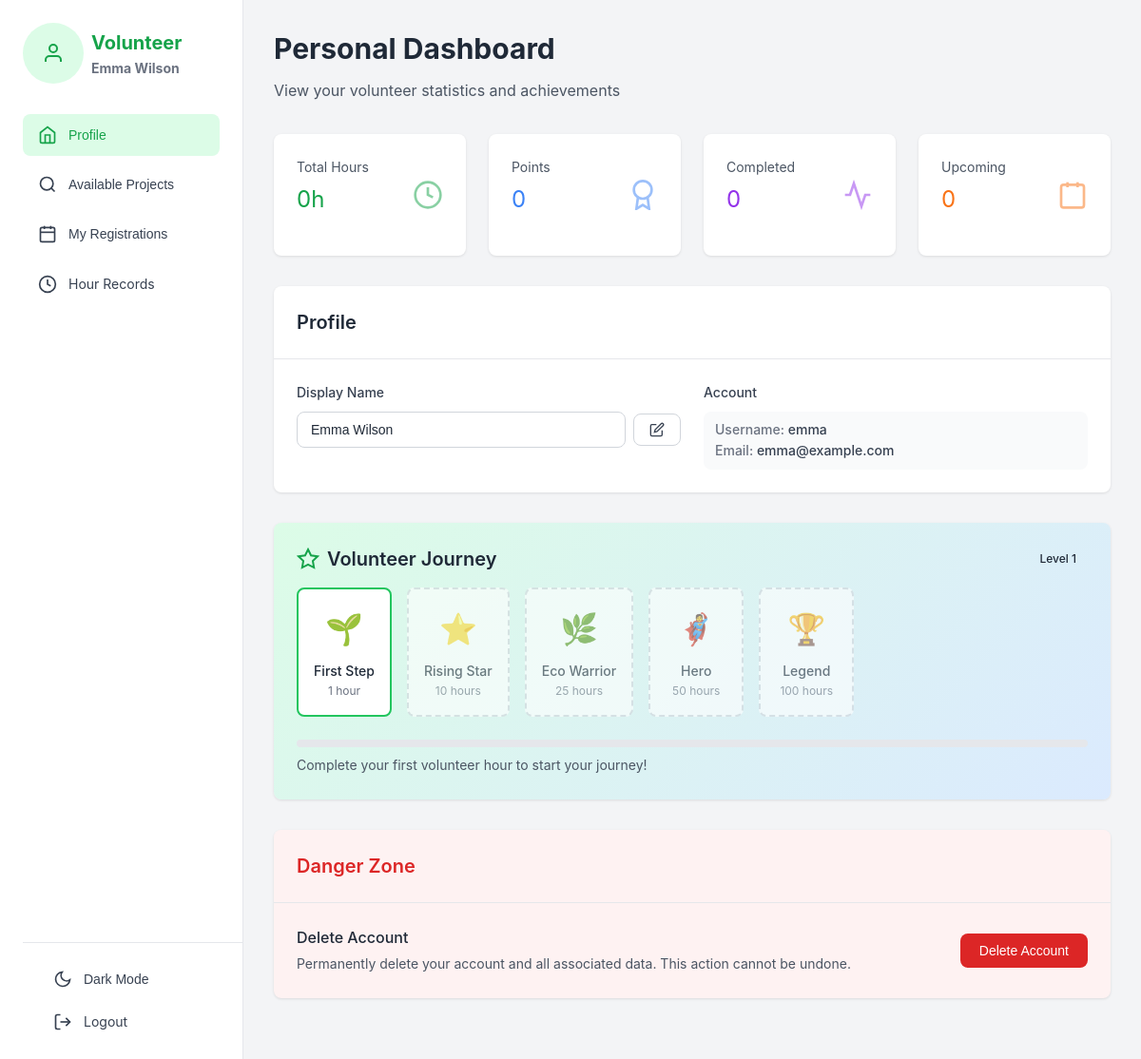
/participant/dashboard (signed in), run on the app's committed database.
### models.py (models this page shows, shortened)
class User(UserMixin, db.Model):
    id = db.Column(db.Integer, primary_key=True)
    username = db.Column(db.String(80), unique=True, nullable=False)
    email = db.Column(db.String(120), unique=True, nullable=False)
    password_hash = db.Column(db.String(200), nullable=False)
    user_type = db.Column(db.String(20), nullable=False)  # participant, organization, admin
    display_name = db.Column(db.String(120))
    description = db.Column(db.Text)
    is_active = db.Column(db.Boolean, default=True, nullable=False)
    ban_reason = db.Column(db.String(500))  # Reason for ban (shown to user)
    ban_until = db.Column(db.DateTime)  # NULL = permanent ban when is_active=False
    created_at = db.Column(db.DateTime, default=datetime.utcnow)
    projects = relationship('Project', backref='organization', lazy=True)
    registrations = relationship('Registration', backref='user', lazy=True)
    volunteer_records = relationship('VolunteerRecord', backref='user', lazy=True)

### api/views.py (the view)
@bp.route('/participant/dashboard')
@login_required
def participant_dashboard():
    if current_user.user_type != 'participant':
        return redirect(url_for('auth.login'))
    return render_template('participant_dashboard.html', user=current_user)

### templates/participant_dashboard.html (shortened to what this page needs)
<!DOCTYPE html>
<html lang="en">
<head>
    <link rel="stylesheet" href="{{ url_for('static', filename='css/base.css') }}">
    <link rel="stylesheet" href="{{ url_for('static', filename='css/components.css') }}">
    <link rel="stylesheet" href="{{ url_for('static', filename='css/layout.css') }}">
    <link rel="stylesheet" href="{{ url_for('static', filename='css/pages.css') }}">
    <link rel="stylesheet" href="{{ url_for('static', filename='css/dark-theme.css') }}">
</head>
<body class="bg-subtle">
    <aside class="sidebar">
        <div class="sidebar-header">
            <div class="flex items-center gap-2 mb-2">
                <div style="display: flex; align-items: center; gap: 0.5rem;">
                    <div class="icon-container icon-container-lg icon-container-green">
                        <svg xmlns="http://www.w3.org/2000/svg" width="24" height="24" viewBox="0 0 24 24" fill="none"
                            stroke="currentColor" stroke-width="2" style="color: var(--primary-green);">
                            <path d="M20 21v-2a4 4 0 0 0-4-4H8a4 4 0 0 0-4 4v2" />
                            <circle cx="12" cy="7" r="4" />
                        </svg>
                    </div>
                    <div>
                        <div>Volunteer</div>
                        <div class="text-sm text-gray-500" id="sidebar-username">{{ user.display_name or user.username
                            }}</div>
                    </div>
                </div>
            </div>
        </div>
        <nav class="sidebar-nav">
            <button class="nav-item active" data-tab="overview">
                <svg xmlns="http://www.w3.org/2000/svg" width="20" height="20" viewBox="0 0 24 24" fill="none"
                    stroke="currentColor" stroke-width="2">
                    <path d="M3 9l9-7 9 7v11a2 2 0 0 1-2 2H5a2 2 0 0 1-2-2z" />
                    <polyline points="9 22 9 12 15 12 15 22" />
                </svg>
                <span>Profile</span>
            </button>
            <button class="nav-item" data-tab="browse">
                <svg xmlns="http://www.w3.org/2000/svg" width="20" height="20" viewBox="0 0 24 24" fill="none"
                    stroke="currentColor" stroke-width="2">
                    <circle cx="11" cy="11" r="8" />
                    <path d="m21 21-4.35-4.35" />
                </svg>
                <span>Available Projects</span>
            </button>
            <button class="nav-item" data-tab="registrations">
                <svg xmlns="http://www.w3.org/2000/svg" width="20" height="20" viewBox="0 0 24 24" fill="none"
                    stroke="currentColor" stroke-width="2">
                    <rect x="3" y="4" width="18" height="18" rx="2" ry="2" />
                    <line x1="16" y1="2" x2="16" y2="6" />
                    <line x1="8" y1="2" x2="8" y2="6" />
                    <line x1="3" y1="10" x2="21" y2="10" />
                </svg>
                <span>My Registrations</span>
            </button>
            <a href="/volunteer-record" class="nav-item">
                <svg xmlns="http://www.w3.org/2000/svg" width="20" height="20" viewBox="0 0 24 24" fill="none"
                    stroke="currentColor" stroke-width="2">
                    <circle cx="12" cy="12" r="10" />
                    <polyline points="12 6 12 12 16 14" />
                </svg>
                <span>Hour Records</span>
            </a>
        </nav>
        <div class="sidebar-bottom">
            <a href="/logout" class="nav-item">
                <svg xmlns="http://www.w3.org/2000/svg" width="20" height="20" viewBox="0 0 24 24" fill="none"
                    stroke="currentColor" stroke-width="2">
                    <path d="M9 21H5a2 2 0 0 1-2-2V5a2 2 0 0 1 2-2h4" />
                    <polyline points="16 17 21 12 16 7" />
                    <line x1="21" y1="12" x2="9" y2="12" />
                </svg>
                <span>Logout</span>
            </a>
        </div>
    </aside>
    <main class="main-content">
        <div class="tab-content active" id="overview-tab">
            <div class="mb-8">
                <h2>Personal Dashboard</h2>
                <p class="text-gray-600">View your volunteer statistics and achievements</p>
            </div>
            <div class="grid grid-cols-4 mb-8">
                <div class="card">
                    <div class="card-content">
                        <div class="flex items-center justify-between">
                            <div>
                                <p class="text-sm text-gray-600 mb-1">Total Hours</p>
                                <p style="font-size: 1.5rem; color: var(--primary-green);" id="stat-total-hours">0h</p>
                            </div>
                            <svg xmlns="http://www.w3.org/2000/svg" width="32" height="32" viewBox="0 0 24 24"
                                fill="none" stroke="currentColor" stroke-width="2"
                                style="color: var(--primary-green); opacity: 0.5;">
                                <circle cx="12" cy="12" r="10" />
                                <polyline points="12 6 12 12 16 14" />
                            </svg>
                        </div>
                    </div>
                </div>
                <div class="card">
                    <div class="card-content">
                        <div class="flex items-center justify-between">
                            <div>
                                <p class="text-sm text-gray-600 mb-1">Points</p>
                                <p style="font-size: 1.5rem; color: var(--secondary-blue);" id="stat-total-points">0</p>
                            </div>
                            <svg xmlns="http://www.w3.org/2000/svg" width="32" height="32" viewBox="0 0 24 24"
                                fill="none" stroke="currentColor" stroke-width="2"
                                style="color: var(--secondary-blue); opacity: 0.5;">
                                <circle cx="12" cy="8" r="7" />
                                <polyline points="8.21 13.89 7 23 12 20 17 23 15.79 13.88" />
                            </svg>
                        </div>
                    </div>
                </div>
                <div class="card">
                    <div class="card-content">
                        <div class="flex items-center justify-between">
                            <div>
                                <p class="text-sm text-gray-600 mb-1">Completed</p>
                                <p style="font-size: 1.5rem; color: var(--accent-purple);" id="stat-completed">0</p>
                            </div>
                            <svg xmlns="http://www.w3.org/2000/svg" width="32" height="32" viewBox="0 0 24 24"
                                fill="none" stroke="currentColor" stroke-width="2"
                                style="color: var(--accent-purple); opacity: 0.5;">
                                <polyline points="22 12 18 12 15 21 9 3 6 12 2 12" />
                            </svg>
                        </div>
                    </div>
                </div>
                <div class="card">
                    <div class="card-content">
                        <div class="flex items-center justify-between">
                            <div>
                                <p class="text-sm text-gray-600 mb-1">Upcoming</p>
                                <p style="font-size: 1.5rem; color: var(--accent-orange);" id="stat-upcoming">0</p>
                            </div>
                            <svg xmlns="http://www.w3.org/2000/svg" width="32" height="32" viewBox="0 0 24 24"
                                fill="none" stroke="currentColor" stroke-width="2"
                                style="color: var(--accent-orange); opacity: 0.5;">
                                <rect x="3" y="4" width="18" height="18" rx="2" ry="2" />
                                <line x1="16" y1="2" x2="16" y2="6" />
                                <line x1="8" y1="2" x2="8" y2="6" />
                            </svg>
                        </div>
                    </div>
                </div>
            </div>
            <div class="card mb-8">
                <div class="card-header">
                    <h3 style="margin: 0;">Profile</h3>
                </div>
                <div class="card-content">
                    <div class="grid grid-cols-2" style="gap: 1.5rem;">
                        <div>
                            <label class="form-label">Display
                                Name</label>
                            <div class="flex items-center gap-2" id="display-name-container">
                                <input type="text" id="display-name-input" class="form-input-readonly"
                                    value="{{ user.display_name or '' }}" placeholder="{{ user.username }}" disabled
                                    style="flex: 1;" maxlength="120" />
                                <button id="edit-display-name-btn" class="btn btn-outline"
                                    style="padding: 0.5rem 1rem; font-size: 0.875rem;">
                                    <svg xmlns="http://www.w3.org/2000/svg" width="16" height="16" viewBox="0 0 24 24"
                                        fill="none" stroke="currentColor" stroke-width="2">
                                        <path d="M11 4H4a2 2 0 0 0-2 2v14a2 2 0 0 0 2 2h14a2 2 0 0 0 2-2v-7" />
                                        <path d="M18.5 2.5a2.121 2.121 0 0 1 3 3L12 15l-4 1 1-4 9.5-9.5z" />
                                    </svg>
                                </button>
                            </div>
                        </div>
                        <div>
                            <label class="form-label">Account</label>
                            <div class="form-display">
                                <div class="form-display-value">
                                    <span class="form-display-label">Username:</span> <span>{{ user.username }}</span>
                                </div>
                                <div class="form-display-value">
                                    <span class="form-display-label">Email:</span> <span>{{ user.email }}</span>
                                </div>
                            </div>
                        </div>
                    </div>
                </div>
            </div>
            <div class="card journey-card mb-8">
                <div class="card-content">
                    <div class="flex items-center justify-between mb-4">
                        <h3 style="margin: 0; display: flex; align-items: center; gap: 0.5rem;">
                            <svg xmlns="http://www.w3.org/2000/svg" width="24" height="24" viewBox="0 0 24 24"
                                fill="none" stroke="currentColor" stroke-width="2" style="color: var(--primary-green);">
                                <path
                                    d="M12 2l3.09 6.26L22 9.27l-5 4.87 1.18 6.88L12 17.77l-6.18 3.25L7 14.14 2 9.27l6.91-1.01L12 2z" />
                            </svg>
                            Volunteer Journey
                        </h3>
                        <span class="badge badge-primary" id="volunteer-level">Level 1</span>
                    </div>
                    <div style="display: flex; gap: 1rem; overflow-x: auto; padding-bottom: 0.5rem;">
                        <div class="milestone-card completed" id="milestone-1">
                            <div class="milestone-emoji">🌱</div>
                            <div class="milestone-title">First Step</div>
                            <div class="milestone-hours">1 hour</div>
                        </div>
                        <div class="milestone-card" id="milestone-2">
                            <div class="milestone-emoji">⭐</div>
                            <div class="milestone-title">Rising Star</div>
                            <div class="milestone-hours">10 hours</div>
                        </div>
                        <div class="milestone-card" id="milestone-3">
                            <div class="milestone-emoji">🌿</div>
                            <div class="milestone-title">Eco Warrior</div>
                            <div class="milestone-hours">25 hours</div>
                        </div>
                        <div class="milestone-card" id="milestone-4">
                            <div class="milestone-emoji">🦸</div>
                            <div class="milestone-title">Hero</div>
                            <div class="milestone-hours">50 hours</div>
                        </div>
                        <div class="milestone-card" id="milestone-5">
                            <div class="milestone-emoji">🏆</div>
                            <div class="milestone-title">Legend</div>
                            <div class="milestone-hours">100 hours</div>
                        </div>
                    </div>
                    <div style="margin-top: 1rem;">
                        <div class="progress-bar" style="height: 8px;">
                        </div>
                        <div class="text-sm text-gray-600 mt-2" id="journey-text">Complete your first volunteer hour to
                            start your journey!</div>
                    </div>
                </div>
            </div>
            <div class="card card-danger mb-8">
                <div class="card-header card-danger-header">
                    <h3 class="text-danger" style="margin: 0;">Danger Zone</h3>
                </div>
                <div class="card-content">
                    <div class="flex-between">
                        <div>
                            <p style="margin: 0; font-weight: 500;">Delete Account</p>
                            <p class="text-sm text-gray-600" style="margin: 0.25rem 0 0 0;">Permanently delete your
                                account and all associated data. This action cannot be undone.</p>
                        </div>
                        <button id="delete-account-btn" class="btn btn-danger-solid">
                            Delete Account
                        </button>
                    </div>
                </div>
            </div>
        </div>
    </main>
</body>
</html>

### data on the page
User: display_name "Emma Wilson", username "emma", email "emma@example.com"
